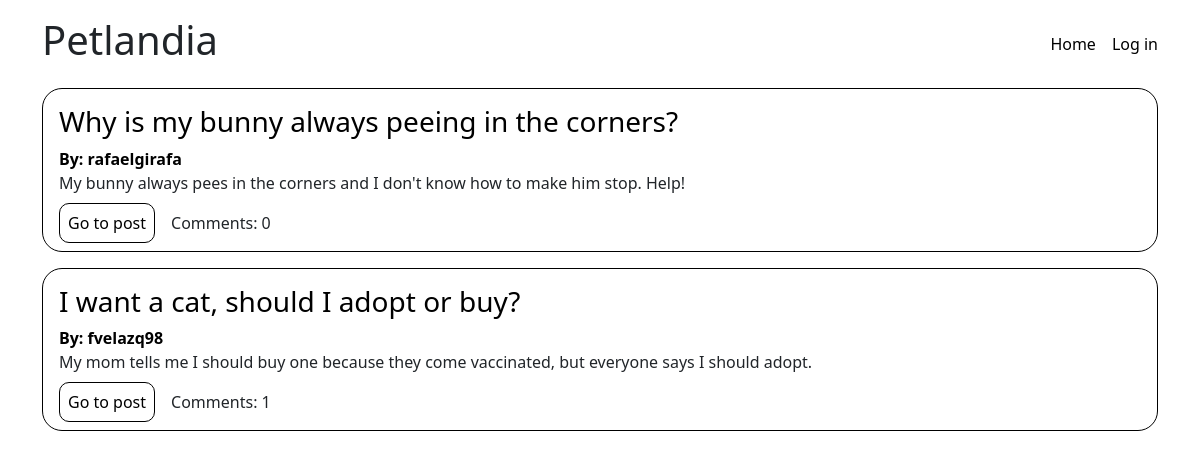
The page /site/index.php on the database its author committed.
### tables this page shows
CREATE TABLE IF NOT EXISTS posts (
    id VARCHAR(36) UNIQUE NOT NULL,
    title VARCHAR(200) NOT NULL,
    body TEXT NOT NULL,
    image BLOB NULL,
    draft BOOLEAN NOT NULL,
    user_id VARCHAR(36) NOT NULL,
    PRIMARY KEY(id),
    FOREIGN KEY(user_id) REFERENCES users(id)
);

### site/utils/array_validation.php (called while the page is built, shortened)
<?php
function incorrect_field($field) {
    return !isset($field);
}
function validate_array($arr) {
    return true;
}
?>

### site/index.php (the view, shortened to what this page needs)
<?php
require_once './utils/array_validation.php';
$connection = new mysqli(DB_SERVER, DB_USERNAME, DB_PASSWORD, DB_NAME);
$posts = [];
$db_posts = $connection->query("SELECT * FROM petlandia.posts");
if ($db_posts->num_rows > 0) {
    while ($post = $db_posts->fetch_assoc()) {
        if (!$post['draft']) {
            $db_post_owner = $connection->query("SELECT * FROM petlandia.users users WHERE users.id = '" . $post['user_id'] . "'");
            if ($db_post_owner->num_rows > 0) {
                $post_owner = $db_post_owner->fetch_assoc();
                $posts[] = [
                    'id' => $post['id'],
                    'title' => $post['title'],
                    'body' => $post['body'],
                    'owner' => [
                        'name' => $post_owner['username'],
                        'link' => '/user.php?id=' . $post_owner['id']
                    ],
                    'link' => "/post.php?id=" . $post['id']
                ];
            }
        }
    }
}
?>
<!DOCTYPE html>
<html lang="en">
<head>
    <link href="https://cdn.jsdelivr.net/npm/bootstrap@5.2.0-beta1/dist/css/bootstrap.min.css" rel="stylesheet">
    <link rel="stylesheet" href="./css/style.css">
</head>
<body>
    <div class="container">
        <div class="posts">
            <?php foreach ($posts as $post) {
                if (validate_array($post)) {
                    echo "<div class='list-post'>";
                    $post_title = $post['title'];
                    $post_body = $post['body'];
                    $post_owner = $post['owner'];
                    $post_link = $post['link'];
                    echo "<h3><a href='" . $post_link . "'>" . $post_title . "</h3>";
                    if (validate_array($post_owner)) {
                        $owner_name = $post_owner['name'];
                        $owner_link = $post_owner['link'];
                        echo "<b>By: <a href='" . $owner_link . "'>" . $owner_name . "</a></b>";
                    }
                    if (strlen($post_body) > 300) {
                        echo "<p>" . substr($post_body, 0, 297) . "...</p>";
                    } else {
                        echo "<p>" . $post_body . "</p>";
                    }
                    echo "<a class='go-to-post' href='" . $post_link . "'>Go to post</a>";
                    $number_of_comments = $connection->query("SELECT count(*) FROM petlandia.comments WHERE post_id = '" . $post['id'] . "'");
                    if ($number_of_comments->num_rows > 0) {
                        echo "<span style='margin-left: 1rem;'>Comments: " . $number_of_comments->fetch_array()[0] . "</span>";
                    }
                    echo "</div>";
                }
            }
            ?>
        </div>
    </div>
</body>
</html>

### site/css/style.css (style rules this page uses)
a { color: black; text-decoration: none; }
.list-post { border: 1px solid black; border-radius: 20px; padding: 1rem; margin-bottom: 1rem; }
.go-to-post { padding: 0.5rem; border: 1px solid black; border-radius: 10px; }

### rows shown on the page
posts: title "Why is my bunny always peeing in the corners?", owner_name "rafaelgirafa", body "My bunny always pees in the corners and I don't know how to make him stop. Help!", fetch_array "0"
posts: title "I want a cat, should I adopt or buy?", owner_name "fvelazq98", body "My mom tells me I should buy one because they come vaccinated, but everyone says I should adopt.", fetch_array "1"
